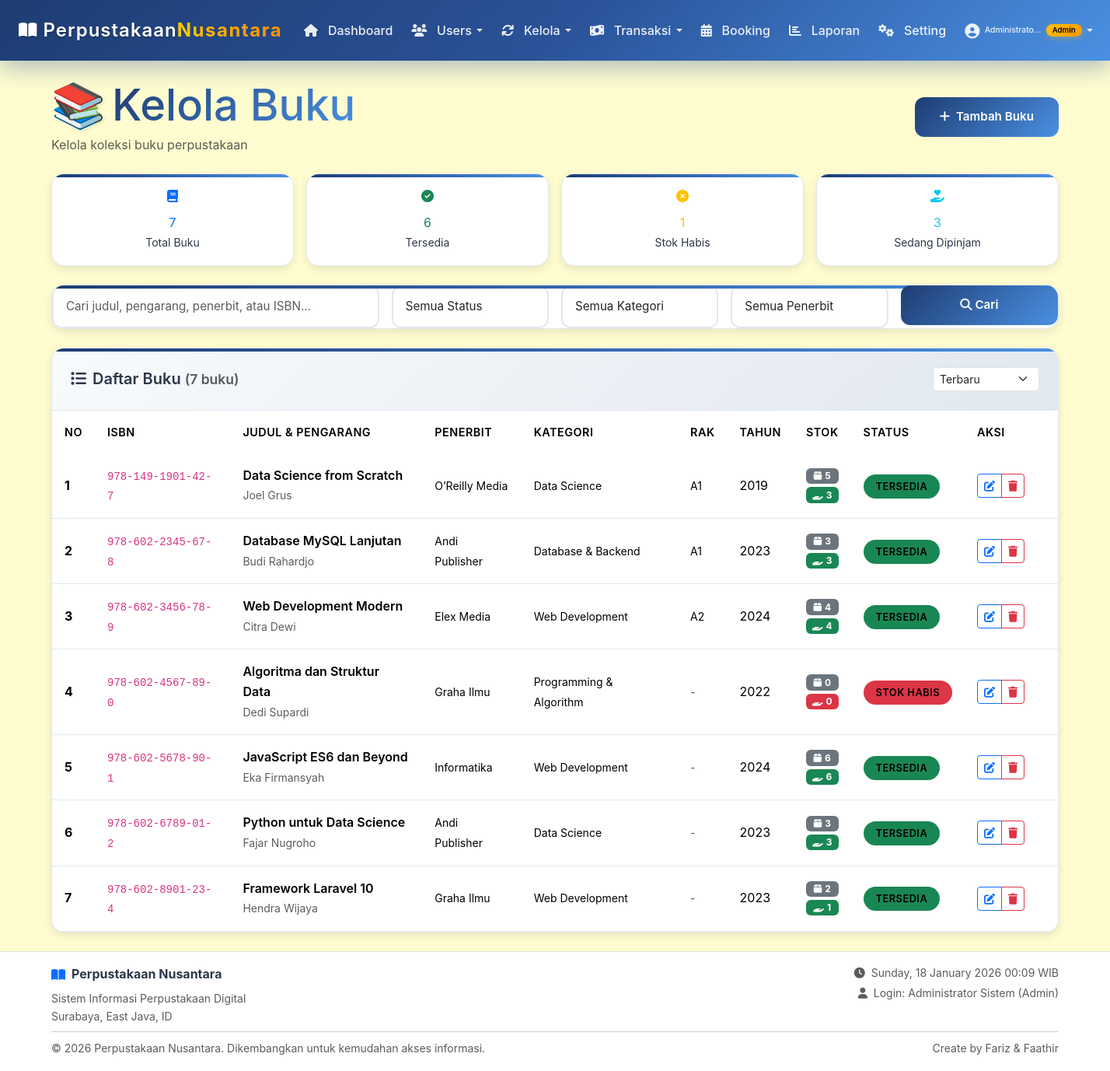
/admin/buku/index.php (signed in), run on the app's committed database.
### tables this page shows
CREATE TABLE `buku` (
  `isbn` varchar(20) NOT NULL,
  `judul` varchar(100) NOT NULL,
  `pengarang` varchar(50) NOT NULL,
  `id_penerbit` int(11) DEFAULT NULL,
  `id_rak` int(11) DEFAULT NULL,
  `tahun_terbit` int(4) NOT NULL,
  `stok_total` int(11) DEFAULT 0,
  `stok_tersedia` int(11) DEFAULT 0,
  `status` varchar(20) DEFAULT 'tersedia',
  `created_at` timestamp NOT NULL DEFAULT current_timestamp()
);

CREATE TABLE `penerbit` (
  `id_penerbit` int(11) NOT NULL,
  `nama_penerbit` varchar(100) NOT NULL,
  `alamat` text DEFAULT NULL,
  `telepon` varchar(15) DEFAULT NULL,
  `email` varchar(100) DEFAULT NULL,
  `created_at` timestamp NOT NULL DEFAULT current_timestamp()
);

CREATE TABLE `rak` (
  `id_rak` int(11) NOT NULL,
  `kode_rak` varchar(20) NOT NULL,
  `lokasi` varchar(100) DEFAULT NULL,
  `kapasitas` int(11) DEFAULT NULL,
  `created_at` timestamp NOT NULL DEFAULT current_timestamp()
);

### includes/functions.php (called while the page is built, shortened)
<?php
if (!function_exists('getStatusBuku')) {
    function getStatusBuku($input) {
        if (is_string($input) && strlen($input) > 10) {
            $stok_tersedia = getAvailableStock($input);
        } else {
            $stok_tersedia = (int)$input;
        }
        if ($stok_tersedia > 0) {
            return [
                'status' => 'tersedia',
                'badge_class' => 'bg-success',
                'text' => 'TERSEDIA',
                'icon' => 'fas fa-check-circle',
                'color' => 'text-success'
            ];
        } else {
            return [
                'status' => 'habis',
                'badge_class' => 'bg-danger',
                'text' => 'STOK HABIS',
                'icon' => 'fas fa-times-circle',
                'color' => 'text-danger'
            ];
        }
    }
}
?>

### admin/buku/index.php (the view, shortened to what this page needs)
<?php
require_once '../../includes/functions.php';
include '../../config/database.php';
$search = isset($_GET['search']) ? sanitizeInput($_GET['search']) : '';
$sort_by = isset($_GET['sort']) ? $_GET['sort'] : 'created_at';
$sort_order = isset($_GET['order']) ? $_GET['order'] : 'DESC';
$where_conditions = [];
$params = [];
$where_clause = !empty($where_conditions) ? 'WHERE ' . implode(' AND ', $where_conditions) : '';
$valid_sorts = ['judul', 'pengarang', 'tahun_terbit', 'stok_total', 'stok_tersedia', 'created_at'];
$sort_by = in_array($sort_by, $valid_sorts) ? $sort_by : 'created_at';
$sort_order = in_array(strtoupper($sort_order), ['ASC', 'DESC']) ? strtoupper($sort_order) : 'DESC';
$page = isset($_GET['page']) ? (int)$_GET['page'] : 1;
$limit = 20;
$offset = ($page - 1) * $limit;
try {
    $count_query = "
        SELECT COUNT(DISTINCT b.isbn)
        FROM buku b
        LEFT JOIN penerbit p ON b.id_penerbit = p.id_penerbit
        LEFT JOIN rak r ON b.id_rak = r.id_rak
        LEFT JOIN buku_kategori bk ON b.isbn = bk.isbn
        LEFT JOIN kategori k ON bk.id_kategori = k.id_kategori
        $where_clause
    ";
    $count_stmt = $conn->prepare($count_query);
    $count_stmt->execute($params);
    $total_books = $count_stmt->fetchColumn();
    $query = "
        SELECT b.*,
               p.nama_penerbit,
               r.kode_rak,
               r.lokasi as lokasi_rak,
               GROUP_CONCAT(DISTINCT k.nama_kategori SEPARATOR ', ') as kategori_list
        FROM buku b
        LEFT JOIN penerbit p ON b.id_penerbit = p.id_penerbit
        LEFT JOIN rak r ON b.id_rak = r.id_rak
        LEFT JOIN buku_kategori bk ON b.isbn = bk.isbn
        LEFT JOIN kategori k ON bk.id_kategori = k.id_kategori
        $where_clause
        GROUP BY b.isbn
        ORDER BY b.$sort_by $sort_order
        LIMIT $limit OFFSET $offset
    ";
    $stmt = $conn->prepare($query);
    $stmt->execute($params);
    $books = $stmt->fetchAll();
    $stats = [
        'total' => $conn->query("SELECT COUNT(*) FROM buku")->fetchColumn(),
        'tersedia' => $conn->query("SELECT COUNT(*) FROM buku WHERE stok_tersedia > 0 AND status = 'tersedia'")->fetchColumn(),
        'habis' => $conn->query("SELECT COUNT(*) FROM buku WHERE stok_tersedia <= 0 OR status = 'tidak tersedia'")->fetchColumn(),
        'dipinjam' => $conn->query("SELECT COUNT(*) FROM peminjaman WHERE status = 'dipinjam'")->fetchColumn()
    ];
} catch (PDOException $e) {
    $error_message = "Error: " . $e->getMessage();
}
include '../../includes/header.php';
?>
<div class="container py-4">
    <div class="d-flex justify-content-between align-items-center mb-4">
        <div>
            <h1 class="h3 mb-1 title-container">
                <span class="logo-emoji">📚</span>
                <span class="title-gradient">Kelola Buku</span>
            </h1>
            <p class="text-muted mb-0">Kelola koleksi buku perpustakaan</p>
        </div>
        <div>
            <a href="tambah.php" class="btn btn-modern btn-primary-modern">
                <i class="fas fa-plus me-2"></i>Tambah Buku
            </a>
        </div>
    </div>
    <div class="row g-3 mb-4">
        <div class="col-md-3">
            <div class="modern-card text-center p-3">
                <div class="stat-icon mb-2">
                    <i class="fas fa-book text-primary"></i>
                </div>
                <div class="stat-number text-primary"><?= $stats['total'] ?? 0 ?></div>
                <small class="stat-label">Total Buku</small>
            </div>
        </div>
        <div class="col-md-3">
            <div class="modern-card text-center p-3">
                <div class="stat-icon mb-2">
                    <i class="fas fa-check-circle text-success"></i>
                </div>
                <div class="stat-number text-success"><?= $stats['tersedia'] ?? 0 ?></div>
                <small class="stat-label">Tersedia</small>
            </div>
        </div>
        <div class="col-md-3">
            <div class="modern-card text-center p-3">
                <div class="stat-icon mb-2">
                    <i class="fas fa-times-circle text-warning"></i>
                </div>
                <div class="stat-number text-warning"><?= $stats['habis'] ?? 0 ?></div>
                <small class="stat-label">Stok Habis</small>
            </div>
        </div>
        <div class="col-md-3">
            <div class="modern-card text-center p-3">
                <div class="stat-icon mb-2">
                    <i class="fas fa-hand-holding-heart text-info"></i>
                </div>
                <div class="stat-number text-info"><?= $stats['dipinjam'] ?? 0 ?></div>
                <small class="stat-label">Sedang Dipinjam</small>
            </div>
        </div>
    </div>
    <div class="modern-card mb-4">
        <div class="card-body">
            <form method="GET" class="row g-3">
                <div class="col-md-4">
                    <input type="text" name="search" class="form-control form-control-modern"
                           placeholder="Cari judul, pengarang, penerbit, atau ISBN..."
                           value="<?= htmlspecialchars($search) ?>">
                </div>
                <div class="col-md-2">
                    <select name="status" class="form-select form-control-modern">
                        <option value="">Semua Status</option>
                    </select>
                </div>
                <div class="col-md-2">
                    <select name="kategori" class="form-select form-control-modern">
                        <option value="">Semua Kategori</option>
                    </select>
                </div>
                <div class="col-md-2">
                    <select name="penerbit" class="form-select form-control-modern">
                        <option value="">Semua Penerbit</option>
                    </select>
                </div>
                <div class="col-md-2">
                    <button type="submit" class="btn btn-modern btn-primary-modern w-100">
                        <i class="fas fa-search me-1"></i>Cari
                    </button>
                </div>
            </form>
        </div>
    </div>
    <div class="modern-card">
        <div class="card-header-modern d-flex justify-content-between align-items-center">
            <h5 class="card-title-modern mb-0">
                <i class="fas fa-list me-2"></i>Daftar Buku
                <?php if ($total_books > 0): ?>
                    <small class="text-muted">(<?= $total_books ?> buku)</small>
                <?php endif; ?>
            </h5>
            <div>
                <select name="sort" class="form-select form-select-sm" onchange="updateSort(this)">
                    <option value="created_at" <?= $sort_by === 'created_at' ? 'selected' : '' ?>>Terbaru</option>
                </select>
            </div>
        </div>
        <div class="card-body p-0">
            <?php if (isset($error_message)): ?>
                <div class="alert alert-danger m-3"><?= htmlspecialchars($error_message) ?></div>
            <?php else: ?>
                <div class="table-responsive">
                    <table class="table table-modern mb-0">
                        <thead>
                            <tr>
                                <th>No</th>
                                <th>ISBN</th>
                                <th>Judul & Pengarang</th>
                                <th>Penerbit</th>
                                <th>Kategori</th>
                                <th>Rak</th>
                                <th>Tahun</th>
                                <th>Stok</th>
                                <th>Status</th>
                                <th width="120">Aksi</th>
                            </tr>
                        </thead>
                        <tbody>
                            <?php
                            $no = $offset + 1;
                            foreach ($books as $book):
                                $stok_total = $book['stok_total'] ?? $book['stok'];
                                $stok_tersedia = $book['stok_tersedia'] ?? $book['stok'];
                                $status_info = getStatusBuku($stok_tersedia);
                            ?>
                                <tr>
                                    <td><strong><?= $no++ ?></strong></td>
                                    <td><code class="small"><?= htmlspecialchars($book['isbn']) ?></code></td>
                                    <td>
                                        <div class="fw-semibold"><?= htmlspecialchars($book['judul']) ?></div>
                                        <small class="text-muted"><?= htmlspecialchars($book['pengarang']) ?></small>
                                    </td>
                                    <td>
                                        <small><?= $book['nama_penerbit'] ? htmlspecialchars($book['nama_penerbit']) : '<em class="text-muted">-</em>' ?></small>
                                    </td>
                                    <td>
                                        <small><?= $book['kategori_list'] ? htmlspecialchars($book['kategori_list']) : '<em class="text-muted">-</em>' ?></small>
                                    </td>
                                    <td>
                                        <small><?= $book['kode_rak'] ? htmlspecialchars($book['kode_rak']) : '<em class="text-muted">-</em>' ?></small>
                                    </td>
                                    <td><?= $book['tahun_terbit'] ?></td>
                                    <td>
                                        <div class="d-flex flex-column">
                                            <span class="badge bg-secondary mb-1" title="Stok Total (Buku Fisik)">
                                                <i class="fas fa-box me-1"></i><?= $stok_total ?>
                                            </span>
                                            <span class="badge bg-<?= $stok_tersedia > 0 ? 'success' : 'danger' ?>"
                                                  title="Stok Tersedia (Buku yang siap dipinjam)">
                                                <i class="fas fa-hand-holding me-1"></i><?= $stok_tersedia ?>
                                            </span>
                                        </div>
                                    </td>
                                    <td>
                                        <span class="status-badge <?= $status_info['badge_class'] ?>">
                                            <?= $status_info['text'] ?>
                                        </span>
                                    </td>
                                    <td>
                                        <div class="btn-group btn-group-sm" role="group">
                                            <a href="edit.php?isbn=<?= urlencode($book['isbn']) ?>"
                                               class="btn btn-outline-primary" title="Edit Buku">
                                                <i class="fas fa-edit"></i>
                                            </a>
                                            <?php if ($book['status'] !== 'dipinjam'): ?>
                                                <a href="hapus.php?isbn=<?= urlencode($book['isbn']) ?>"
                                                   class="btn btn-outline-danger"
                                                   title="Hapus Buku">
                                                    <i class="fas fa-trash"></i>
                                                </a>
                                            <?php else: ?>
                                                <button class="btn btn-outline-secondary" disabled title="Buku sedang dipinjam">
                                                    <i class="fas fa-trash"></i>
                                                </button>
                                            <?php endif; ?>
                                        </div>
                                    </td>
                                </tr>
                            <?php endforeach; ?>
                        </tbody>
                    </table>
                </div>
            <?php endif; ?>
        </div>
    </div>
</div>
<?php include '../../includes/footer.php'; ?>

### data on the page
buku: isbn "978-149-1901-42-7", judul "Data Science from Scratch", pengarang "Joel Grus", id_penerbit.nama_penerbit "O’Reilly Media", kategori_list "Data Science", id_rak.kode_rak "A1", tahun_terbit "2019", stok_total "5", stok_tersedia "3", stok_tersedia "TERSEDIA"
buku: isbn "978-602-2345-67-8", judul "Database MySQL Lanjutan", pengarang "Budi Rahardjo", id_penerbit.nama_penerbit "Andi Publisher", kategori_list "Database & Backend", id_rak.kode_rak "A1", tahun_terbit "2023", stok_total "3", stok_tersedia "3", stok_tersedia "TERSEDIA"
buku: isbn "978-602-3456-78-9", judul "Web Development Modern", pengarang "Citra Dewi", id_penerbit.nama_penerbit "Elex Media", kategori_list "Web Development", id_rak.kode_rak "A2", tahun_terbit "2024", stok_total "4", stok_tersedia "4", stok_tersedia "TERSEDIA"
buku: isbn "978-602-4567-89-0", judul "Algoritma dan Struktur Data", pengarang "Dedi Supardi", id_penerbit.nama_penerbit "Graha Ilmu", kategori_list "Programming & Algorithm", tahun_terbit "2022", stok_total "0", stok_tersedia "0", stok_tersedia "STOK HABIS"
buku: isbn "978-602-5678-90-1", judul "JavaScript ES6 dan Beyond", pengarang "Eka Firmansyah", id_penerbit.nama_penerbit "Informatika", kategori_list "Web Development", tahun_terbit "2024", stok_total "6", stok_tersedia "6", stok_tersedia "TERSEDIA"
buku: isbn "978-602-6789-01-2", judul "Python untuk Data Science", pengarang "Fajar Nugroho", id_penerbit.nama_penerbit "Andi Publisher", kategori_list "Data Science", tahun_terbit "2023", stok_total "3", stok_tersedia "3", stok_tersedia "TERSEDIA"
buku: isbn "978-602-8901-23-4", judul "Framework Laravel 10", pengarang "Hendra Wijaya", id_penerbit.nama_penerbit "Graha Ilmu", kategori_list "Web Development", tahun_terbit "2023", stok_total "2", stok_tersedia "1", stok_tersedia "TERSEDIA"

### other printed values
strlen($nama) > 12 ? substr($nama, 0, 12) . '...' : $nama "Administrato..."
$badge_text "Admin"
$stats['total'] "7"
$stats['tersedia'] "6"
$stats['habis'] "1"
$stats['dipinjam'] "3"
$total_books "7"
SITE_NAME "Perpustakaan Nusantara"
$SISTEM['alamat_perpustakaan'] "Surabaya, East Java, ID"
$current_user['nama'] "Administrator Sistem"
str_replace('_', ' ', $current_user['role']) "Admin"
